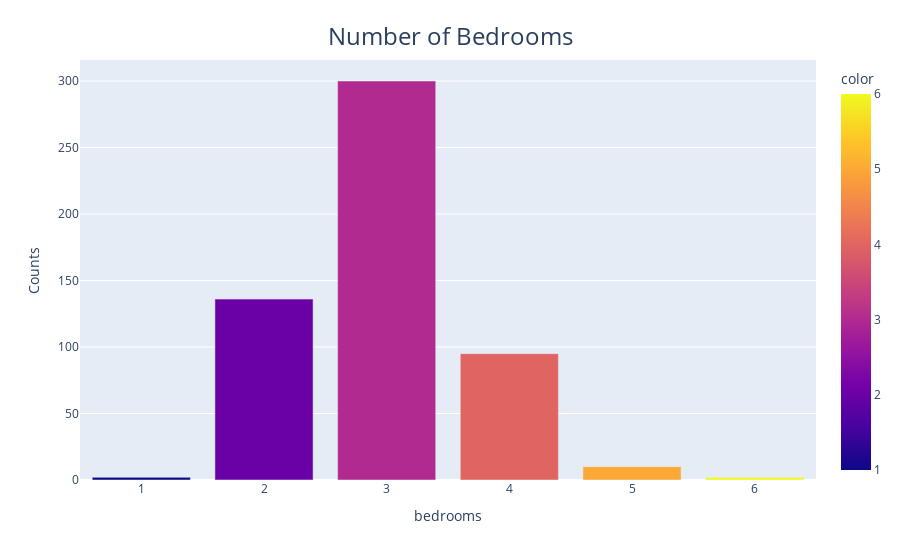

The notebook cell this image was saved under:
### Code cell
categorical(data["bedrooms"],"Number of Bedrooms")

### Figure 1 — Plotly figure (JSON) as saved in the notebook; plotly's stock layout.template omitted (floating-point values rounded to 4 significant figures)
{"data": [{"alignmentgroup": "True", "hovertemplate": "bedrooms=%{x}<br>Counts=%{y}<br>color=%{marker.color}<extra></extra>", "legendgroup": "", "marker": {"color": [3, 2, 4, 5, 6, 1], "coloraxis": "coloraxis", "pattern": {"shape": ""}}, "name": "", "offsetgroup": "", "orientation": "v", "showlegend": false, "textposition": "auto", "type": "bar", "x": [3, 2, 4, 5, 6, 1], "xaxis": "x", "y": [300, 136, 95, 10, 2, 2], "yaxis": "y"}], "layout": {"autosize": true, "barmode": "relative", "coloraxis": {"colorbar": {"title": {"text": "color"}}, "colorscale": [[0, "#0d0887"], [0.1111, "#46039f"], [0.2222, "#7201a8"], [0.3333, "#9c179e"], [0.4444, "#bd3786"], [0.5556, "#d8576b"], [0.6667, "#ed7953"], [0.7778, "#fb9f3a"], [0.8889, "#fdca26"], [1, "#f0f921"]]}, "legend": {"tracegroupgap": 0}, "margin": {"t": 60}, "title": {"font": {"size": 24}, "text": "Number of Bedrooms", "x": 0.5, "xanchor": "center", "y": 0.95, "yanchor": "top"}, "xaxis": {"anchor": "y", "autorange": true, "domain": [0, 1], "range": [0.5, 6.5], "title": {"text": "bedrooms"}, "type": "linear"}, "yaxis": {"anchor": "x", "autorange": true, "domain": [0, 1], "range": [0, 315.8], "title": {"text": "Counts"}, "type": "linear"}}}
